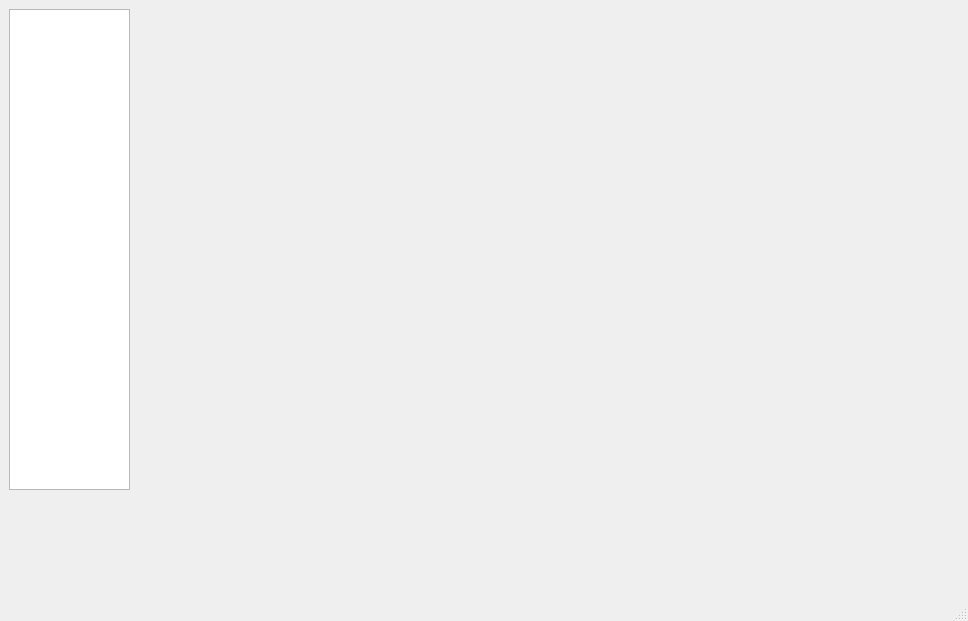
<?xml version="1.0" encoding="UTF-8"?>
<ui version="4.0">
 <class>MainWindow</class>
 <widget class="QMainWindow" name="MainWindow">
  <property name="geometry">
   <rect>
    <x>0</x>
    <y>0</y>
    <width>968</width>
    <height>621</height>
   </rect>
  </property>
  <property name="windowTitle">
   <string>MainWindow</string>
  </property>
  <widget class="QWidget" name="centralwidget">
   <layout class="QGridLayout" name="gridLayout">
    <item row="0" column="0">
     <layout class="QVBoxLayout" name="verticalLayout">
      <item>
       <widget class="QWidget" name="widget" native="true">
        <widget class="QListWidget" name="listWidget">
         <property name="geometry">
          <rect>
           <x>0</x>
           <y>0</y>
           <width>121</width>
           <height>481</height>
          </rect>
         </property>
        </widget>
       </widget>
      </item>
     </layout>
    </item>
   </layout>
  </widget>
  <widget class="QMenuBar" name="menubar">
   <property name="geometry">
    <rect>
     <x>0</x>
     <y>0</y>
     <width>968</width>
     <height>22</height>
    </rect>
   </property>
  </widget>
  <widget class="QStatusBar" name="statusbar"/>
 </widget>
 <resources/>
 <connections/>
</ui>
